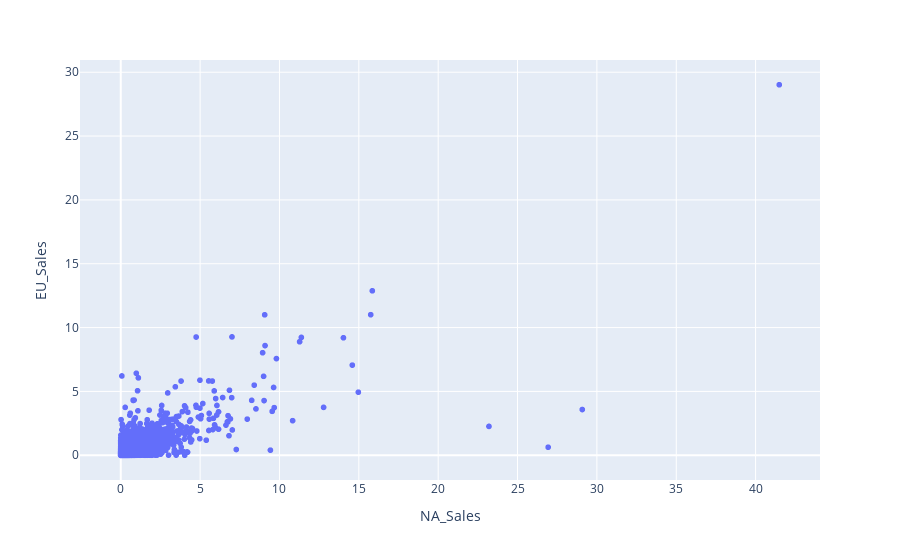

The cell this chart's notebook holds for it:
### Code cell
scatter_fig1.show()

### Figure 1 — Plotly figure (JSON) as saved in the notebook; plotly's stock layout.template omitted (floating-point values rounded to 4 significant figures; data arrays with more than 128 entries replaced by an {"elided": "..."} marker saying what was removed)
{"data": [{"hovertemplate": "NA_Sales=%{x}<br>EU_Sales=%{y}<extra></extra>", "legendgroup": "", "marker": {"color": "#636efa", "symbol": "circle"}, "mode": "markers", "name": "", "showlegend": false, "type": "scattergl", "x": {"elided": "16291 float values"}, "xaxis": "x", "y": {"elided": "16291 float values"}, "yaxis": "y"}], "layout": {"legend": {"tracegroupgap": 0}, "margin": {"t": 60}, "xaxis": {"anchor": "y", "domain": [0, 1], "title": {"text": "NA_Sales"}}, "yaxis": {"anchor": "x", "domain": [0, 1], "title": {"text": "EU_Sales"}}}}
